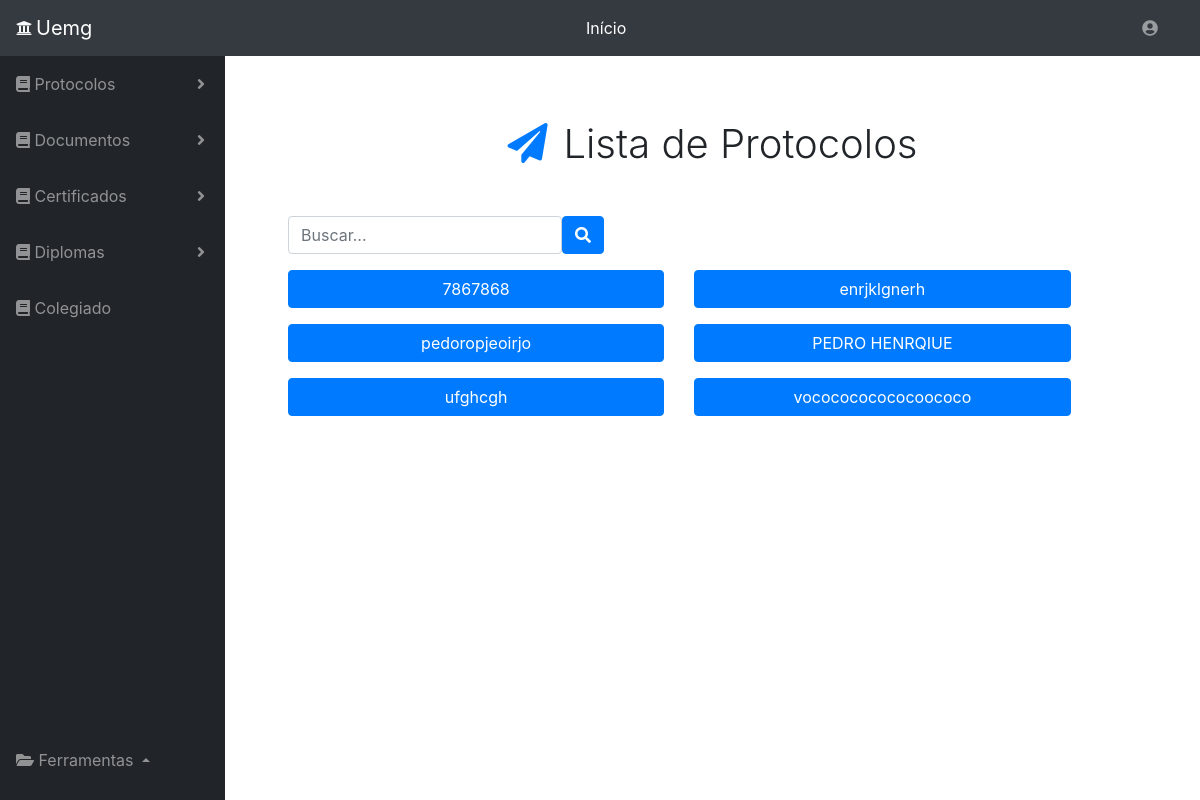
The page /verificaprotocolos.php on the database as committed earlier.
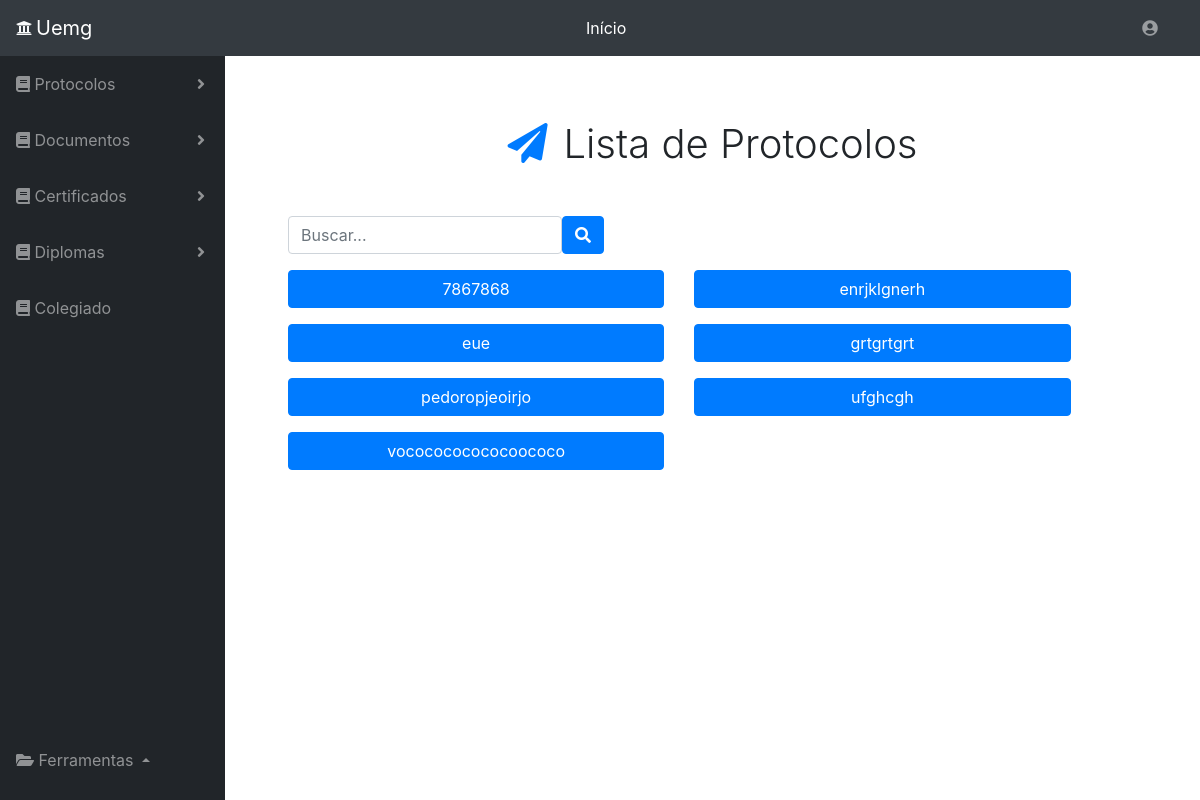
The same page on the database as committed later.
### tables this page shows
CREATE TABLE `addprotocolos` (
  `Id` int(11) NOT NULL,
  `nome` varchar(255) NOT NULL,
  `atendente` varchar(255) NOT NULL,
  `curso` varchar(255) NOT NULL,
  `historico` varchar(255) NOT NULL,
  `data` date NOT NULL,
  `observacao` varchar(1000) NOT NULL,
  `numproto` varchar(255) NOT NULL,
  `ra` varchar(50) NOT NULL,
  `obsevacaocolegiado` varchar(255) NOT NULL,
  `cursocolegiado` varchar(255) NOT NULL,
  `encaminhamento` varchar(255) NOT NULL,
  `encaminhamentocolegiado` varchar(255) NOT NULL,
  `vencimento` varchar(255) NOT NULL,
  `dataretirada` date NOT NULL,
  `hora` time NOT NULL,
  `datavencimento` date NOT NULL,
  `statusColeg` tinyint(1) NOT NULL,
  `status` tinyint(1) NOT NULL
);

### verificaprotocolos.php (the view, shortened to what this page needs)
<!DOCTYPE html>
<head>
    <link rel="stylesheet" href="https://stackpath.bootstrapcdn.com/bootstrap/4.1.3/css/bootstrap.min.css">
    <link rel="stylesheet" type="text/css" media="screen" href="menu.css" />
    <link rel="stylesheet" href="https://use.fontawesome.com/releases/v5.5.0/css/all.css">
</head>
<body id="page-top">
    <nav class="navbar navbar-expand navbar-dark bg-dark static-top">
      <i class="fas fa-university text-light mr-1"></i>
      <a class="navbar-brand mr-1" href="menu.php">Uemg</a>
       <form class="d-none d-md-inline-block form-inline ml-auto mr-0 mr-md-3 my-2 my-md-0">
        <ul class="navbar-nav ml-auto ml-md-0">
            <li class="nav-item dropdown no-arrow">
              <a class="nav-link dropdown-toggle text-white" href="menu.php" id="userDropdown" role="button" >
                Início
              </a>
            </li>
        </ul>
       </form>
      <form class="d-none d-md-inline-block form-inline ml-auto mr-0 mr-md-3 my-2 my-md-0">
        <ul class="navbar-nav ml-auto ml-md-0">
          <li class="nav-item dropdown no-arrow">
            <a class="nav-link dropdown-toggle" href="#" id="userDropdown" role="button" data-toggle="dropdown" aria-haspopup="true" aria-expanded="false">
               <i class="fas fa-user-circle fa-fw"></i>
             </a>
         </li>
        </ul>
      </form>
    </nav>
    <div id="wrapper">
      <?php include_once 'side_bar.php';?>
      <div id="content-wrapper">
        <div class="container-fluid">
          <div class="col-12 text-center my-5">
                <h1 style="font-weight: 330;"><i class="fa fa-paper-plane text-primary mr-3" aria-hidden="true" ></i>Lista de Protocolos</h1>
           </div>
           <div class="row">
            <div class="col-12">
              <form class="form-inline mb-3 "  >
                  <input class="form-control ml-5" type="search" placeholder="Buscar..." id="buscanome"  onkeyup="buscaNomes(this.value)">
                  <button class="btn btn-primary" type="submit"><i class="fas fa-search"></i></button>
              </form>
                <div class = 'row' id="resultado">
                <?php
                        $servername = "127.0.0.1";
                        $database = "protocolos";
                        $username = "root";
                        $password = "";
                          $conn = mysqli_connect($servername, $username, $password, $database);
                          $sql = "SELECT * FROM addprotocolos ORDER BY nome ASC";
                          $consulta = mysqli_query($conn, $sql);
                          while( $dados = mysqli_fetch_assoc($consulta)){
                              ?>
                              <form method="get" action="verproto.php" class="col-5">
                                  <button type="submit" class="btn btn-primary ml-5 mb-3" formaction="verproto.php" style="width: 100%;"><?php echo $dados['nome']; ?></button>
                              </form>
                        <?php } ?>
                      </div>
                    </div>
              </div>
          </div>
      </div>
  </body>
</html>

Rows that differ between the two databases and show on the page:
removed addprotocolos: nome "PEDRO HENRQIUE"
added addprotocolos: nome "eue"
added addprotocolos: nome "grtgrtgrt"
